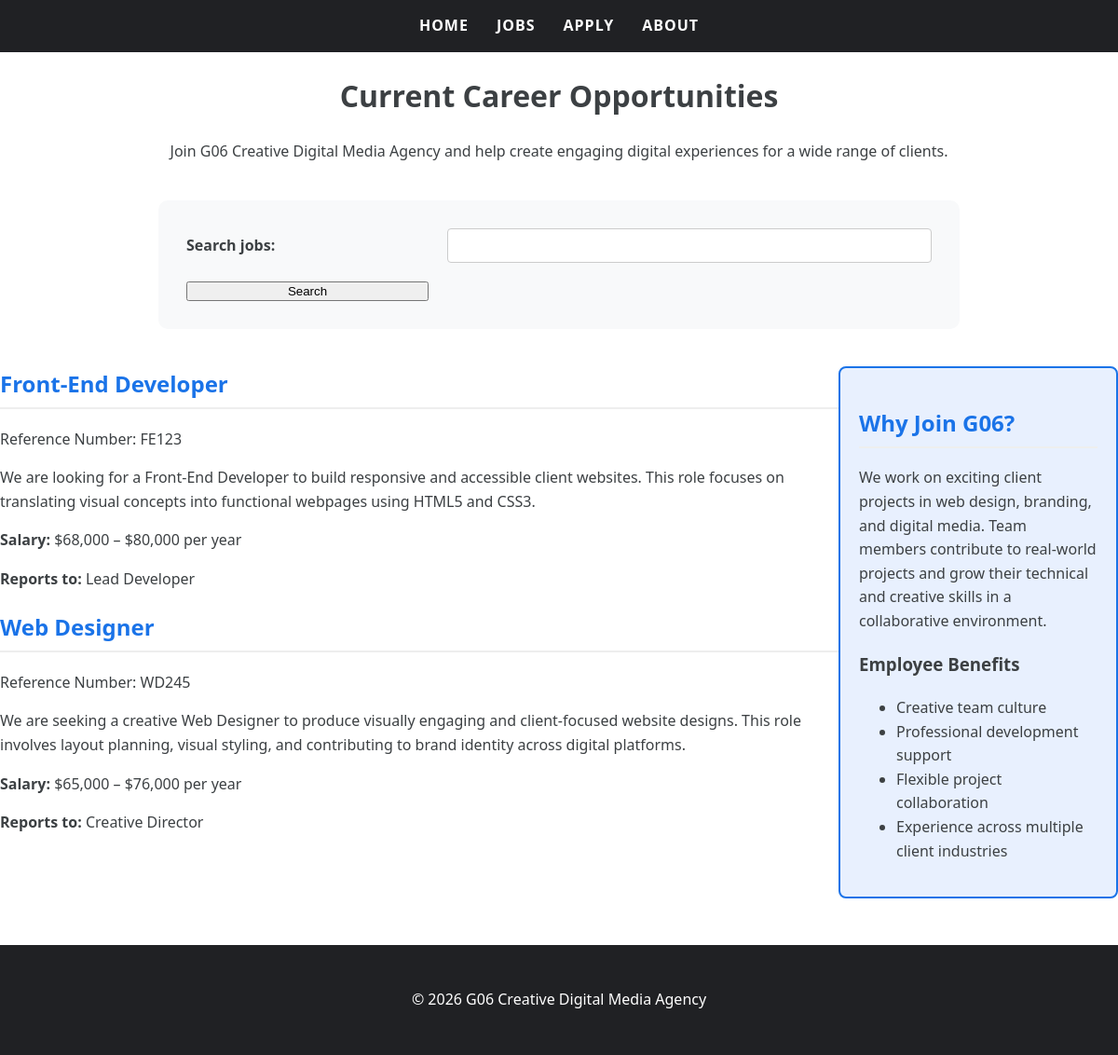
/Project2/jobs.php, run on the app's committed database.
### tables this page shows
CREATE TABLE IF NOT EXISTS jobs (
  id INT AUTO_INCREMENT PRIMARY KEY,
  reference_number CHAR(5) NOT NULL,
  title VARCHAR(100) NOT NULL,
  description TEXT NOT NULL,
  salary VARCHAR(100) NOT NULL,
  reports_to VARCHAR(100) NOT NULL
);

### Project2/jobs.php (the view, shortened to what this page needs)
<?php
require_once "settings.php";
$search = $_GET["search"] ?? "";
if ($search !== "") {
  $query = "SELECT * FROM jobs
            WHERE title LIKE ?
            OR description LIKE ?
            OR reference_number LIKE ?";
  $stmt = mysqli_prepare($conn, $query);
  $search_term = "%" . $search . "%";
  mysqli_stmt_bind_param($stmt, "sss", $search_term, $search_term, $search_term);
  mysqli_stmt_execute($stmt);
  $result = mysqli_stmt_get_result($stmt);
} else {
  $query = "SELECT * FROM jobs ORDER BY id";
  $result = mysqli_query($conn, $query);
}
?>
<!doctype html>
<html lang="en">
  <head>
    <link rel="stylesheet" href="styles.css">
  </head>
  <body>
    <header>
      <nav>
        <ul>
          <li><a href="index.php">Home</a></li>
          <li><a href="jobs.php">Jobs</a></li>
          <li><a href="apply.php">Apply</a></li>
          <li><a href="about.php">About</a></li>
        </ul>
      </nav>
    </header>
    <main class="jobs-container">
      <h1 style="text-align: center;">Current Career Opportunities</h1>
      <p style="text-align: center;">
        Join G06 Creative Digital Media Agency and help create engaging digital
        experiences for a wide range of clients.
      </p>
      <form method="get" action="jobs.php">
        <label for="search">Search jobs:</label>
        <input type="text" id="search" name="search">
        <button type="submit">Search</button>
      </form>
      <aside>
        <h2>Why Join G06?</h2>
        <p>
          We work on exciting client projects in web design, branding, and digital media.
          Team members contribute to real-world projects and grow their technical and
          creative skills in a collaborative environment.
        </p>
        <h3>Employee Benefits</h3>
        <ul>
          <li>Creative team culture</li>
          <li>Professional development support</li>
          <li>Flexible project collaboration</li>
          <li>Experience across multiple client industries</li>
        </ul>
      </aside>
      <?php while ($job = mysqli_fetch_assoc($result)): ?>
        <section class="job-card">
          <h2><?php echo htmlspecialchars($job["title"]); ?></h2>
          <p>
            Reference Number: <?php echo htmlspecialchars($job["reference_number"]); ?>
          </p>
          <p>
            <?php echo htmlspecialchars($job["description"]); ?>
          </p>
          <p>
            <strong>Salary:</strong> <?php echo htmlspecialchars($job["salary"]); ?>
          </p>
          <p>
            <strong>Reports to:</strong> <?php echo htmlspecialchars($job["reports_to"]); ?>
          </p>
        </section>
      <?php endwhile; ?>
    </main>
    <footer>
      <p>&copy; 2026 G06 Creative Digital Media Agency</p>
    </footer>
  </body>
</html>

### styles.css (style rules this page uses)
:root { --primary-blue: #1a73e8; --dark-grey: #202124; --light-grey: #f8f9fa; --text-color: #3c4043; --white: #ffffff; --hover-blue: #e8f0fe; }
body { font-family: 'Segoe UI', Tahoma, Geneva, Verdana, sans-serif; margin: 0; padding: 0; line-height: 1.6; color: var(--text-color); }
h2 { color: #1a73e8; border-bottom: 2px solid #eee; padding-bottom: 5px; }
nav ul { list-style-type: none; background-color: var(--dark-grey); padding: 15px; margin: 0; display: flex; justify-content: center; }
nav ul li { margin: 0 15px; }
nav ul li a { color: var(--white); text-decoration: none; font-weight: bold; text-transform: uppercase; letter-spacing: 1px; transition: color 0.3s ease; }
aside { float: right; width: 25%; margin-left: 15px; padding: 20px; border: 2px solid var(--primary-blue); background-color: var(--hover-blue); border-radius: 8px; box-sizing: border-box; }
main::after { content: ""; display: table; clear: both; }
form { display: grid; grid-template-columns: 1fr 2fr; gap: 20px; max-width: 800px; margin: 40px auto; padding: 30px; background-color: var(--light-grey); border-radius: 10px; }
label { align-self: center; font-weight: 600; }
input[type="text"], input[type="email"], input[type="tel"], input[type="date"], select, textarea { width: 100%; padding: 10px; border: 1px solid #ccc; border-radius: 4px; box-sizing: border-box; }
footer { background-color: var(--dark-grey); color: var(--white); text-align: center; padding: 30px 10px; margin-top: 50px; }

### data on the page
jobs: title "Front-End Developer", reference_number "FE123", description "We are looking for a Front-End Developer to build responsive and accessible client websites. This role focuses on translating visual concepts into functional webpages using HTML5 and CSS3.", salary "$68,000 – $80,000 per year", reports_to "Lead Developer"
jobs: title "Web Designer", reference_number "WD245", description "We are seeking a creative Web Designer to produce visually engaging and client-focused website designs. This role involves layout planning, visual styling, and contributing to brand identity across digital platforms.", salary "$65,000 – $76,000 per year", reports_to "Creative Director"
